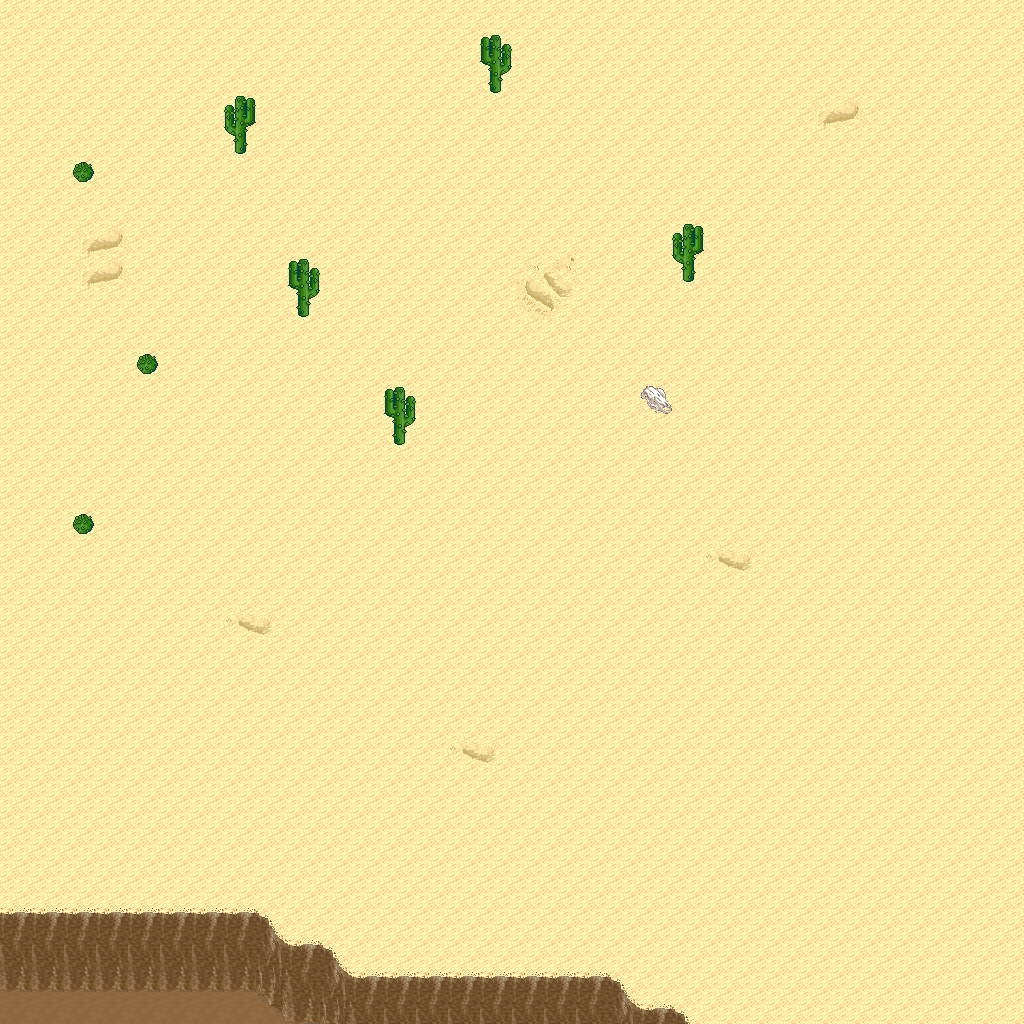

The image is a tile-based game level rendered from a .tmx file. Its description and source (layers, tilesets, objects; grid data summarised) follow:
An orthogonal 32x32 tile map with 32x32 px tiles, 5 tile layers (Ground, Objects, Objects2, Above, ...), 1 hidden layer not drawn, 8 tilesets.

<map version="1.10" tiledversion="1.11.0" orientation="orthogonal" renderorder="right-down" width="32" height="32" tilewidth="32" tileheight="32" infinite="0" nextlayerid="11" nextobjectid="1">
 <tileset firstgid="1" name="logic_collision" tilewidth="32" tileheight="32" tilecount="1" columns="1">
  <image source="../drawable/logic_collision.png" width="32" height="32" />
 </tileset>
 <tileset firstgid="2" name="ground_ground" tilewidth="32" tileheight="32" tilecount="33" columns="3">
  <image source="../drawable/ground_ground.png" width="96" height="352" />
 </tileset>
 <tileset firstgid="35" name="ground_ridge_earth_pale" tilewidth="32" tileheight="32" tilecount="96" columns="12">
  <image source="../drawable/ground_ridge_earth_pale.png" width="384" height="256" />
 </tileset>
 <tileset firstgid="131" name="ground_ridge_earth_dark" tilewidth="32" tileheight="32" tilecount="96" columns="12">
  <image source="../drawable/ground_ridge_earth_dark.png" width="384" height="256" />
 </tileset>
 <tileset firstgid="227" name="terrain_desert" tilewidth="32" tileheight="32" tilecount="88" columns="8">
  <image source="../drawable/terrain_desert.png" width="256" height="352" />
 </tileset>
 <tileset firstgid="315" name="plant_tree_tree_darkgreen" tilewidth="32" tileheight="32" tilecount="88" columns="8">
  <image source="../drawable/plant_tree_tree_darkgreen.png" width="256" height="352" />
 </tileset>
 <tileset firstgid="403" name="ground_sand_2" tilewidth="32" tileheight="32" tilecount="15" columns="5">
  <image source="../drawable/ground_sand_2.png" width="160" height="96" />
 </tileset>
 <tileset firstgid="418" name="plant_cactus_2" tilewidth="32" tileheight="32" tilecount="10" columns="5">
  <image source="../drawable/plant_cactus_2.png" width="160" height="64" />
 </tileset>
 <layer id="1" name="Ground" width="32" height="32">
  <data>[1024 cells, 1024 non-empty, 11 distinct tile ids]</data>
 </layer>
 <layer id="2" name="Objects" width="32" height="32">
  <data>[1024 cells, 62 non-empty, 10 distinct tile ids]</data>
 </layer>
 <layer id="3" name="Objects2" width="32" height="32">
  <data>[1024 cells, 0 non-empty, 0 distinct tile ids]</data>
 </layer>
 <layer id="4" name="Above" width="32" height="32">
  <data>[1024 cells, 5 non-empty, 2 distinct tile ids]</data>
 </layer>
 <layer id="5" name="Above2" width="32" height="32">
  <data>[1024 cells, 0 non-empty, 0 distinct tile ids]</data>
 </layer>
 <layer id="6" name="Walkable" width="32" height="32" visible="0">
  <data>[1024 cells, 40 non-empty, 1 distinct tile ids]</data>
 </layer>
 <objectgroup id="7" name="Mapevents" />
 <objectgroup id="8" name="Spawn" />
 <objectgroup id="9" name="Keys" />
 <objectgroup id="10" name="Replace" />
</map>
